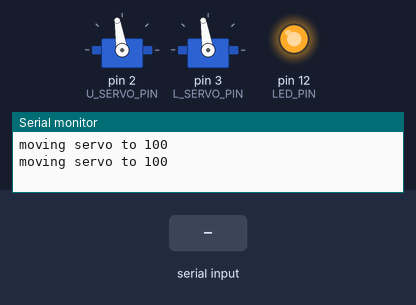
The sketch below on a simulated Arduino Leonardo, built with avr-gcc and run on an emulated ATmega32U4. On the bench: 2 × servo, output pins drawn as LEDs (lit = HIGH), the last lines printed to the serial monitor. The test bench sets the inputs (shaded band). Pins used as bus, display or sensor lines are not drawn.

Above: at 2.0 s.
2.1 s: "1\n" received over Serial
At 3.2 s:
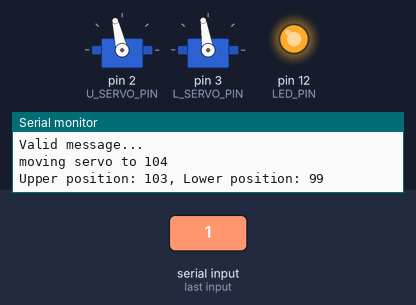
3.6 s: "3\n" received over the second serial link
At 4.3 s:
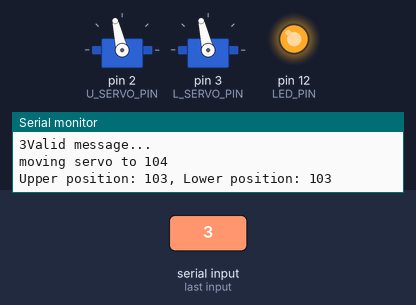
5.1 s: "2\n" received over Serial
At 6.0 s:
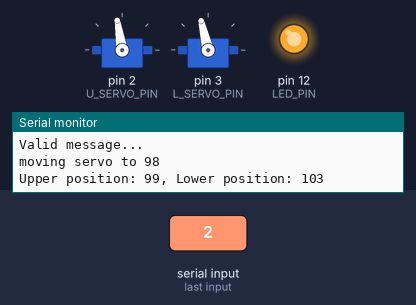
6.6 s: "1\n" received over the second serial link
At 7.8 s:
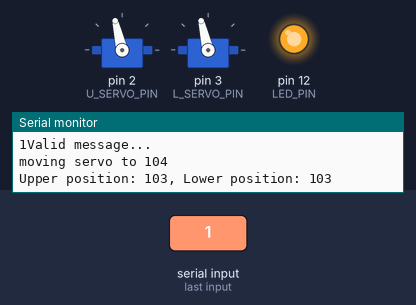
8.1 s: "2\n" received over the second serial link
At 9.5 s:
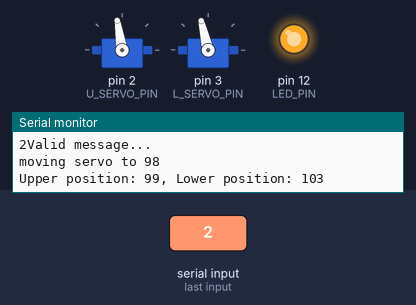
Timing chart, 0 to 11.1 s (numbered marks = the images above; inputs shaded):
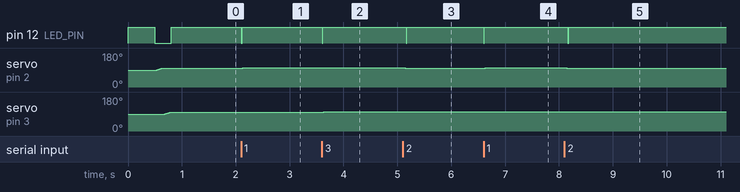

Measured:
- after the input at 2.1 s, pin 12 (LED_PIN): HIGH → LOW at once, → HIGH 0.02 s later; servo on pin 2 (U_SERVO_PIN): 99° → 103° at once
- after the input at 3.6 s, pin 12 (LED_PIN): HIGH → LOW at once, → HIGH 0.02 s later; servo on pin 3 (L_SERVO_PIN): 99° → 103° at once
- after the input at 5.1 s, pin 12 (LED_PIN): HIGH → LOW after 0.06 s, → HIGH 0.02 s later; servo on pin 2 (U_SERVO_PIN): 103° → 99° at once
- after the input at 6.6 s, pin 12 (LED_PIN): HIGH → LOW at once, → HIGH 0.02 s later; servo on pin 2 (U_SERVO_PIN): 99° → 103° at once
- after the input at 8.1 s, pin 12 (LED_PIN): HIGH → LOW after 0.06 s, → HIGH 0.02 s later; servo on pin 2 (U_SERVO_PIN): 103° → 99° at once

The sketch:

set_angles.ino
```cpp
// (licence header left out)
#include <SoftwareSerial.h>
#include <Servo.h>

Servo upper_servo;  // create servo object to control a servo
Servo lower_servo;

SoftwareSerial BT(10, 11); // RX, TX

int KEY_PIN = 9; // set mode of the Bluetooth (AT or Pairing mode)
int U_SERVO_PIN = 2;
int L_SERVO_PIN = 3;
int LED_PIN = 12;

int U_ON_POS = 160;
int U_OFF_POS = 100;
int L_ON_POS = 160;
int L_OFF_POS = 100;

int SERVO_DELAY = 15;

//enums
const int UPPER = 0;
const int LOWER = 1;


void setup()
{

  upper_servo.attach(U_SERVO_PIN);
  lower_servo.attach(L_SERVO_PIN);

  // Open serial communications and wait for port to open:
  Serial.begin(9600); // for AT mode
  /*while (!Serial) {
    ; // wait for serial port to connect. Needed for Leonardo only
  }*/

  // set the data rate for HC-05
  BT.begin(9600);

  pinMode(KEY_PIN, OUTPUT);
  pinMode(LED_PIN, OUTPUT);
  digitalWrite(LED_PIN, HIGH);
  digitalWrite(KEY_PIN, HIGH); // AT mode
  //digitalWrite(KEY_PIN, LOW); // Pairing mode

  delay(500);
  move_servo(UPPER, U_OFF_POS);
  move_servo(LOWER, L_OFF_POS);
}


void handle_message(char message){
    if (message >= '1' && message <= '4'){
      Serial.print("Valid message...\n");
    }
    if (message == '1'){
      move_servo(UPPER, upper_servo.read() + 5);
    } else if (message == '2') {
      move_servo(UPPER, upper_servo.read() - 5);
    } else if (message == '3'){
      move_servo(LOWER, lower_servo.read() + 5);
    } else if (message == '4') {
      move_servo(LOWER, lower_servo.read() - 5);
    } else {
      Serial.print("Unknown message: ");
      Serial.print(message);
      Serial.print("\n");
    }
    Serial.print("Upper position: ");
    Serial.print(upper_servo.read());
    Serial.print(", Lower position: ");
    Serial.print(lower_servo.read());
    Serial.print("\n");
}

void loop()
{
  digitalWrite(LED_PIN, HIGH);
  char t = 0x0;
  if (BT.available()){
    t = BT.read();
    Serial.write(t); // write all on the SerialMonitor what is getting from Bluetooth
  }
  if (Serial.available()){
    t = Serial.read(); // for debugging - handle message from serial as well
  }
  if (t != 0x0 && t != '\n') { // got input from either BT/Serial
    handle_message(t);
  }
}


void move_servo(int servo_id, int dst_pos){
  Serial.print("moving servo to ");
  Serial.print(dst_pos);
  Serial.print("\n");
  Servo * servo;
  int pos;

  if (servo_id == UPPER){
    servo = &upper_servo;
  } else {
    servo = &lower_servo;
  }
  pos = servo->read();
  int diff = pos > dst_pos ? -1 : 1;
  for(; pos != dst_pos; pos += diff)     // goes from cur_pos to dst_pos
  {
    digitalWrite(LED_PIN, pos % 20 < 10 ? HIGH : LOW);
    servo->write(pos);              // tell servo to go to position in variable 'pos'
    delay(15);                      // waits 15ms for the servo to reach the position
  }

  digitalWrite(LED_PIN, HIGH);
}
```
